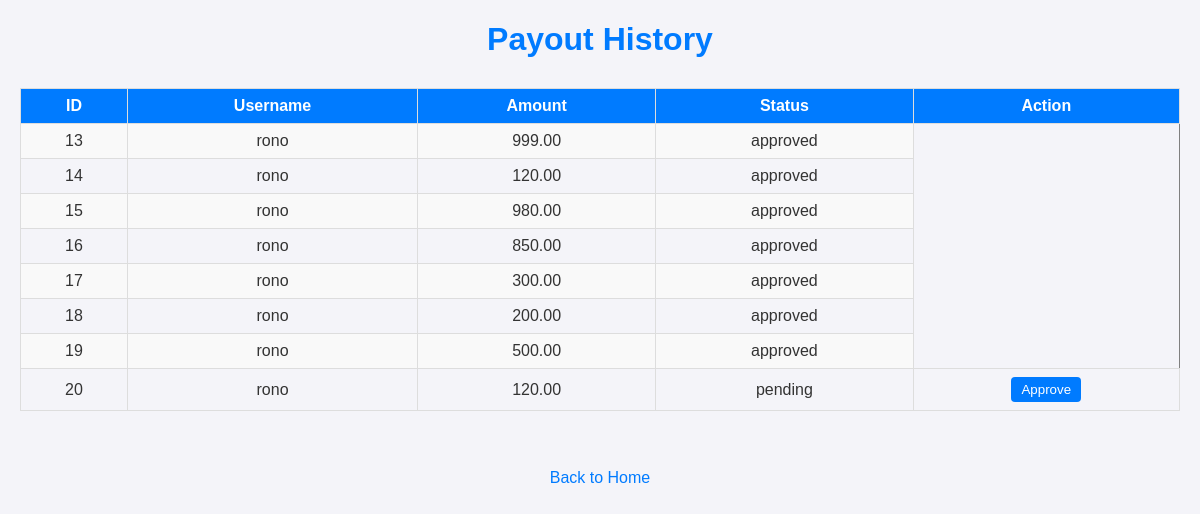
Page /view/payoutHistory.php (signed in) on the committed database.
### tables this page shows
CREATE TABLE `payouts` (
  `id` int(11) NOT NULL,
  `user_id` int(11) NOT NULL,
  `amount` decimal(10,2) NOT NULL,
  `status` enum('pending','complete','approved') DEFAULT 'pending',
  `request_date` timestamp NOT NULL DEFAULT current_timestamp()
);

CREATE TABLE `users` (
  `id` int(100) NOT NULL,
  `username` varchar(50) NOT NULL,
  `email` varchar(50) NOT NULL,
  `password` varchar(50) NOT NULL,
  `account_type` varchar(30) NOT NULL,
  `question` varchar(200) NOT NULL,
  `answer` varchar(100) NOT NULL,
  `balance` int(11) DEFAULT 0,
  `accepted_terms` tinyint(1) NOT NULL DEFAULT 0
);

### model/payoutModel.php (called while the page is built, shortened)
<?php
function getAllPayouts() {
    $con = getConnection();
    $sql = "SELECT p.id, u.username, p.amount, p.status
            FROM payouts p
            JOIN users u ON p.user_id = u.id";
    $result = mysqli_query($con, $sql);
    $payouts = [];
    while ($row = mysqli_fetch_assoc($result)) {
        $payouts[] = $row;
    }
    return $payouts;
}
?>

### view/payoutHistory.php (the view, shortened to what this page needs)
<?php
require_once('../model/payoutModel.php');
$user_id = $_SESSION['user']['id'];
$account_type = $_SESSION['user']['account_type'];
if ($account_type === 'admin') {
    $payouts = getAllPayouts();
} else {
    $payouts = getPayoutHistoryByUser($user_id);
}
?>
<!DOCTYPE html>
<html lang="en">
<head>
<link rel="stylesheet" href="../asset/payoutHistory.css">
</head>
<body>
    <h1>Payout History</h1>
    <table border="1" cellspacing="0" cellpadding="5">
        <tr>
            <th>ID</th>
            <th>Username</th>
            <th>Amount</th>
            <th>Status</th>
            <?php if ($account_type === 'admin') { ?>
                <th>Action</th>
            <?php } ?>
        </tr>
        <?php foreach ($payouts as $payout) { ?>
            <tr>
                <td><?= $payout['id'] ?></td>
                <td><?= $payout['username'] ?></td>
                <td><?= $payout['amount'] ?></td>
                <td><?= $payout['status'] ?></td>
                <?php if ($account_type === 'admin' && $payout['status'] === 'pending') { ?>
                    <td>
                        <form method="post" action="../controller/approvePayoutHandler.php">
                            <button type="submit">Approve</button>
                        </form>
                    </td>
                <?php } ?>
            </tr>
        <?php } ?>
    </table>
    <br>
    <a href="home.php">Back to Home</a>
</body>
</html>

### asset/payoutHistory.css (style rules this page uses)
body { font-family: Arial, sans-serif; background-color: #f4f4f9; color: #333; margin: 20px; }
h1 { text-align: center; color: #007bff; margin-bottom: 30px; }
table { width: 100%; border-collapse: collapse; margin-bottom: 20px; }
th, td { border: 1px solid #ddd; padding: 8px; text-align: center; }
th { background-color: #007bff; color: white; }
tr:nth-child(even) { background-color: #f9f9f9; }
button { padding: 5px 10px; background-color: #007bff; color: white; border: none; border-radius: 4px; cursor: pointer; }
a { text-decoration: none; color: #007bff; display: block; text-align: center; margin-top: 20px; }

### rows in the picture
payouts: id "13", user.username "rono", amount "999.00", status "approved"
payouts: id "14", user.username "rono", amount "120.00", status "approved"
payouts: id "15", user.username "rono", amount "980.00", status "approved"
payouts: id "16", user.username "rono", amount "850.00", status "approved"
payouts: id "17", user.username "rono", amount "300.00", status "approved"
payouts: id "18", user.username "rono", amount "200.00", status "approved"
payouts: id "19", user.username "rono", amount "500.00", status "approved"
payouts: id "20", user.username "rono", amount "120.00", status "pending"
